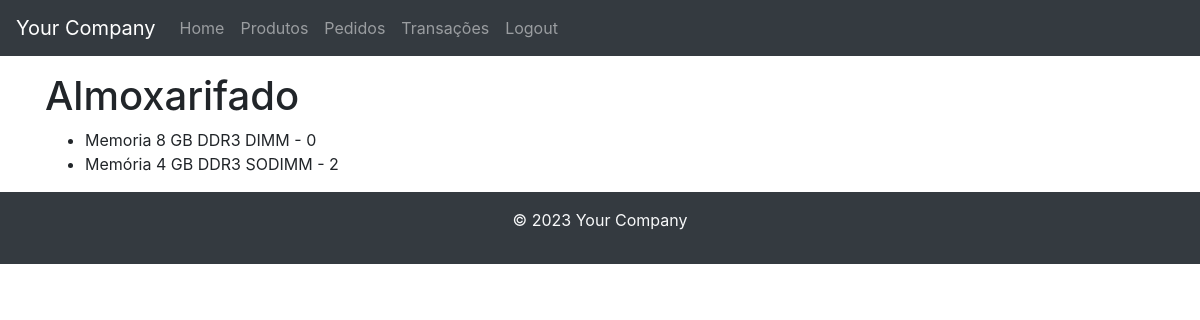
/home/ (signed in), run on an earlier commit of the app's database.
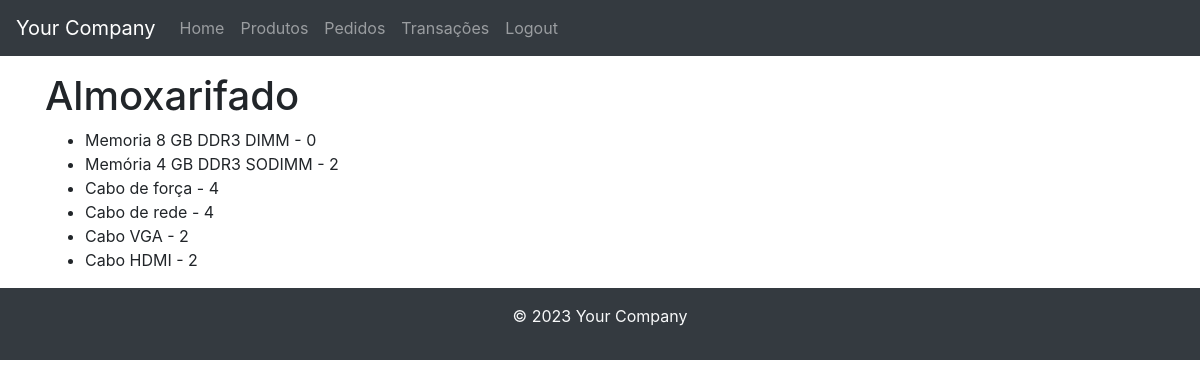
And on a later commit of the database.
### almoxarifado/models.py (models this page shows, shortened)
class Produto(models.Model):
    nome = models.CharField(max_length=255)
    descricao = models.TextField()
    quantidade = models.PositiveIntegerField()
    estoque_minimo = models.PositiveIntegerField()

### almoxarifado/views.py (the view)
# urls.py: path('home/', home_view, name='home'),
@login_required
def home_view(request):
    products = Produto.objects.all()
    context = {'products': products}
    return render(request, 'home.html', context)

### almoxarifado/templates/home.html
{% extends 'base.html' %}
{% block content %}
  <h1>Almoxarifado</h1>
  <ul>
    {% for product in products %}
      <li>{{ product.nome }} - {{ product.quantidade }}</li>
    {% endfor %}
  </ul>
{% endblock %}

What changed in the data, as far as the page shows it:
added Produto: nome "Cabo de força", quantidade "4"
added Produto: nome "Cabo de rede", quantidade "4"
added Produto: nome "Cabo VGA", quantidade "2"
added Produto: nome "Cabo HDMI", quantidade "2"
